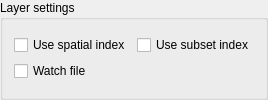
        <widget class="QgsCollapsibleGroupBox" name="layeSettingsGroupBox">
         <property name="sizePolicy">
          <sizepolicy hsizetype="Preferred" vsizetype="Fixed">
           <horstretch>0</horstretch>
           <verstretch>0</verstretch>
          </sizepolicy>
         </property>
         <property name="title">
          <string>Layer settings</string>
         </property>
         <property name="collapsed" stdset="0">
          <bool>true</bool>
         </property>
         <layout class="QVBoxLayout" name="verticalLayout_14">
          <item>
           <layout class="QGridLayout" name="gridLayout_6">
            <property name="topMargin">
             <number>0</number>
            </property>
            <item row="0" column="0">
             <widget class="QCheckBox" name="cbxSpatialIndex">
              <property name="toolTip">
               <string>Use a spatial index to improve performance of displaying and spatially selecting features</string>
              </property>
              <property name="statusTip">
               <string>Use a spatial index to improve performance of displaying and spatially selecting features</string>
              </property>
              <property name="whatsThis">
               <string>Use a spatial index to improve performance of displaying and spatially selecting features</string>
              </property>
              <property name="text">
               <string>Use spatial index</string>
              </property>
             </widget>
            </item>
            <item row="0" column="1">
             <widget class="QCheckBox" name="cbxSubsetIndex">
              <property name="toolTip">
               <string>Use an index to improve performance of subset filters (set in layer properties)</string>
              </property>
              <property name="statusTip">
               <string>Use an index to improve performance of subset filters (set in layer properties)</string>
              </property>
              <property name="whatsThis">
               <string>Use an index to improve performance of subset filters (set in layer properties)</string>
              </property>
              <property name="text">
               <string>Use subset index</string>
              </property>
             </widget>
            </item>
            <item row="1" column="0">
             <widget class="QCheckBox" name="cbxWatchFile">
              <property name="toolTip">
               <string>Watch for changes to the file by other applications while QGIS is running</string>
              </property>
              <property name="statusTip">
               <string>Watch for changes to the file by other applications while QGIS is running</string>
              </property>
              <property name="whatsThis">
               <string>Watch for changes to the file by other applications while QGIS is running</string>
              </property>
              <property name="text">
               <string>Watch file</string>
              </property>
             </widget>
            </item>
           </layout>
          </item>
         </layout>
        </widget>
